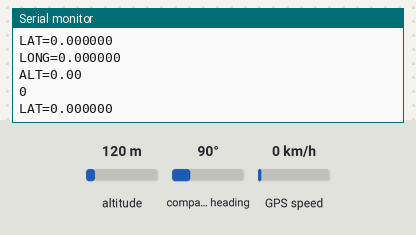
A sketch run on a simulated Arduino Uno, built with avr-gcc and run on an emulated ATmega328P. Shown: the last lines printed to the serial monitor. Inputs (shaded band) come from the test bench; at power-on: altitude 120 m, compass heading 90°, GPS speed 0 km/h. The GPS gets a fix after 3 s at 37.7749, -122.4194 with 8 satellites.

Above: at 1.2 s.
1.3 s: altitude set to 20 m
At 2.4 s:
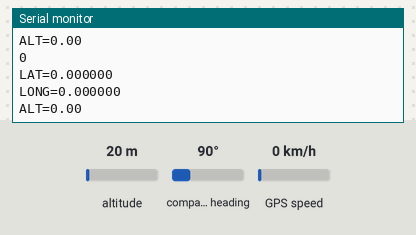
5.4 s: compass heading set to 7°
At 6.0 s:
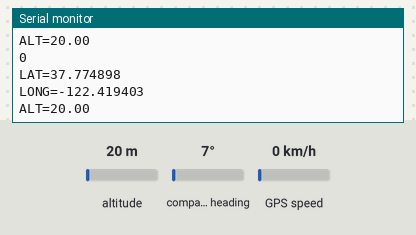
6.9 s: altitude set to 250 m
At 7.9 s:
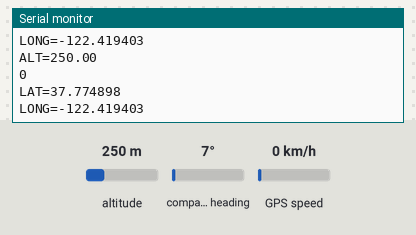
8.4 s: GPS speed set to 30 km/h
At 9.2 s:
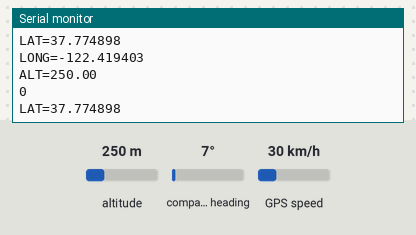
Timing chart, 0 to 10.9 s (numbered marks = the images above; inputs shaded):
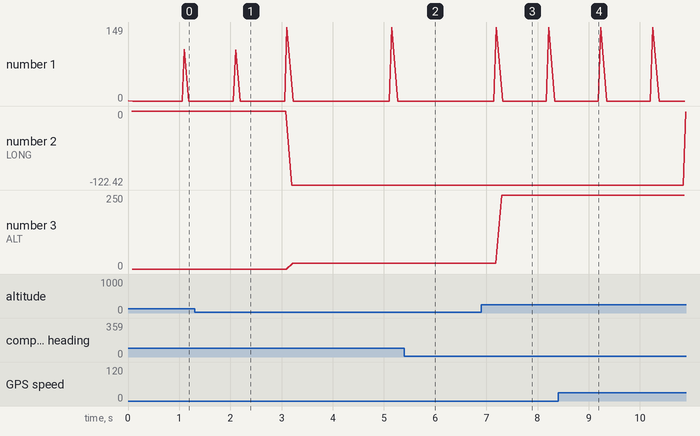

Measured:
- after the input at 1.3 s, the serial monitor: prints a new line after 0.80 s (image 1)
- after the input at 6.9 s, the serial monitor: prints a new line after 0.40 s (image 3)
- plotted number 3: 0 → 20 after the input at 1.3 s, 20 → 250 after the input at 6.9 s

The sketch:

GPS.ino
```cpp
#include <TinyGPS++.h>
#include <SoftwareSerial.h>
/*This sample sketch demonstrates the normal use of a TinyGPS++ (TinyGPSPlus) object.
It requires the use of SoftwareSerial, and assumes that you have a 9600-baud serial
GPS device hooked up on pins 8(rx) and 9(tx).*/
static const int RXPin = 10, TXPin = 11;
static const int GPSBaud = 9600;

// The TinyGPS++ object
TinyGPSPlus gps;

// The serial connection to the GPS device
SoftwareSerial ss(RXPin, TXPin);

void setup()
{
  Serial.begin(9600);
  ss.begin(GPSBaud);
}

void loop()
{
  ss.listen();
  Serial.println(ss.available());
  ss.write(10);
  // This sketch displays information every time a new sentence is correctly encoded.
  while (ss.available() > 0)
    if (gps.encode(ss.read()))
      displayInfo();

 //Serial.println(ss.isListening());

  Serial.print("LAT=");  Serial.println(gps.location.lat(), 6);
  Serial.print("LONG="); Serial.println(gps.location.lng(), 6);
  Serial.print("ALT=");  Serial.println(gps.altitude.meters());

  if (millis() > 5000 && gps.charsProcessed() < 10)
                {
    Serial.println("No GPS detected: check wiring.");
    Serial.print("Sentences that failed checksum=");
    Serial.println(gps.failedChecksum());

// Testing overflow in SoftwareSerial is sometimes useful too.
    Serial.print("Soft Serial device overflowed? ");
    Serial.println(ss.overflow() ? "YES!" : "No");
    while(true);
  }
}

void displayInfo()
{
  Serial.print("Location: ");
  if (gps.location.isValid())
  {
    Serial.print(gps.location.lat(), 6);
    Serial.print(",");
    Serial.print(gps.location.lng(), 6);
  }
  else
  {
    Serial.print("INVALID");
  }
  Serial.println();
}
```
